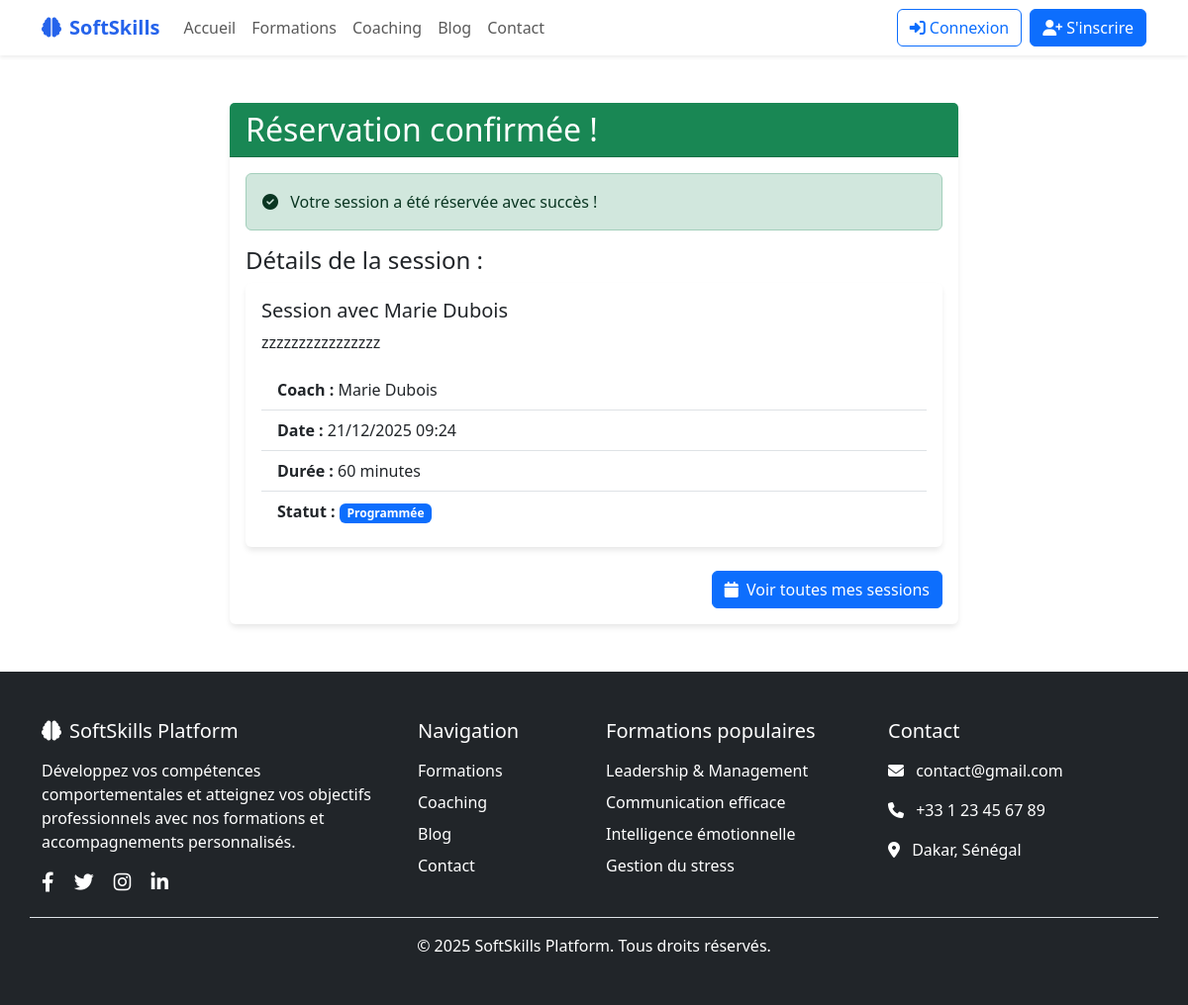
Page /coaching/session/1/ on the committed database.
### coaching/models.py (models this page shows, shortened)
class CoachingSession(models.Model):
    SESSION_TYPES = [
        ('individual', 'Individuel'),
        ('group', 'Groupe'),
        ('assessment', 'Évaluation'),
        ('follow_up', 'Suivi'),
    ]
    SESSION_STATUS = [
        ('scheduled', 'Programmée'),
        ('confirmed', 'Confirmée'),
        ('in_progress', 'En cours'),
        ('completed', 'Terminée'),
        ('cancelled', 'Annulée'),
    ]
    client = models.ForeignKey(
        'users.CustomUser',
        on_delete=models.CASCADE,
        related_name='coaching_sessions',
        verbose_name=_('client')
    )
    coach = models.ForeignKey(
        Coach,
        on_delete=models.CASCADE,
        related_name='sessions',
        verbose_name=_('coach')
    )
    session_type = models.CharField(
        _('type de session'),
        max_length=20,
        choices=SESSION_TYPES,
        default='individual'
    )
    title = models.CharField(_('titre'), max_length=200)
    description = models.TextField(_('description'), blank=True)
    scheduled_at = models.DateTimeField(_('programmée le'))
    duration_minutes = models.PositiveIntegerField(
        _('durée en minutes'),
        default=60
    )
    status = models.CharField(
        _('statut'),
        max_length=20,
        choices=SESSION_STATUS,
        default='scheduled'
    )
    meeting_link = models.URLField(_('lien de réunion'), blank=True)
    notes = models.TextField(_('notes'), blank=True)
    price = models.DecimalField(
        _('prix'),
        max_digits=10,
        decimal_places=2
    )
    is_paid = models.BooleanField(_('payé'), default=False)
    created_at = models.DateTimeField(_('créé le'), auto_now_add=True)
    updated_at = models.DateTimeField(_('modifié le'), auto_now=True)
    completed_at = models.DateTimeField(_('terminé le'), null=True, blank=True)
    class Meta:
        verbose_name = _('session de coaching')
        verbose_name_plural = _('sessions de coaching')
        ordering = ['-scheduled_at']

class Coach(models.Model):
    user = models.OneToOneField(
        'users.CustomUser',
        on_delete=models.CASCADE,
        related_name='coach_profile',
        verbose_name=_('utilisateur')
    )
    specialization = models.CharField(_('spécialisation'), max_length=200)
    experience_years = models.PositiveIntegerField(_('années d\'expérience'))
    bio = models.TextField(_('biographie'))
    hourly_rate = models.DecimalField(
        _('tarif horaire'),
        max_digits=10,
        decimal_places=2
    )
    is_available = models.BooleanField(_('disponible'), default=True)
    rating = models.DecimalField(
        _('note moyenne'),
        max_digits=3,
        decimal_places=2,
        default=0.00
    )
    created_at = models.DateTimeField(_('créé le'), auto_now_add=True)
    updated_at = models.DateTimeField(_('modifié le'), auto_now=True)
    class Meta:
        verbose_name = _('coach')
        verbose_name_plural = _('coachs')

### users/models.py (models this page shows, shortened)
class CustomUser(AbstractUser):
    phone = models.CharField(_('phone number'), max_length=20, blank=True)
    profile_picture = models.ImageField(
        upload_to='profile_pics/',
        null=True,
        blank=True
    )
    bio = models.TextField(_('bio'), max_length=500, blank=True)
    is_subscribed = models.BooleanField(_('abonné'), default=False)
    subscription_end_date = models.DateTimeField(
        _('date de fin d\'abonnement'),
        null=True,
        blank=True
    )
    class Meta:
        db_table = 'users_customuser'
        verbose_name = _('user')
        verbose_name_plural = _('users')

### coaching/views.py (the view)
# urls.py: path('session/<int:session_id>/', views.session_detail, name='session_detail'),
def session_detail(request, session_id):
    session = get_object_or_404(CoachingSession, id=session_id)
    return render(request, 'coaching/session_detail.html', {'session': session})

### templates/coaching/session_detail.html (shortened to what this page needs)
{% extends 'base.html' %}
{% block content %}
<div class="container my-5">
    <div class="row justify-content-center">
        <div class="col-md-8">
            <div class="card">
                <div class="card-header bg-success text-white">
                    <h2 class="mb-0">Réservation confirmée !</h2>
                </div>
                <div class="card-body">
                    <div class="alert alert-success">
                        <i class="fas fa-check-circle me-2"></i>
                        Votre session a été réservée avec succès !
                    </div>
                    <h4>Détails de la session :</h4>
                    <div class="card mb-4">
                        <div class="card-body">
                            <h5 class="card-title">{{ session.title }}</h5>
                            <p class="card-text">{{ session.description }}</p>
                            <ul class="list-group list-group-flush">
                                <li class="list-group-item">
                                    <strong>Coach :</strong> {{ session.coach.user.get_full_name }}
                                </li>
                                <li class="list-group-item">
                                    <strong>Date :</strong> {{ session.scheduled_at|date:"d/m/Y H:i" }}
                                </li>
                                <li class="list-group-item">
                                    <strong>Durée :</strong> {{ session.duration_minutes }} minutes
                                </li>
                                <li class="list-group-item">
                                    <strong>Statut :</strong>
                                    <span class="badge bg-primary">{{ session.get_status_display }}</span>
                                </li>
                            </ul>
                        </div>
                    </div>
                    <div class="d-grid gap-2 d-md-flex justify-content-md-end">
                        <a href="{% url 'coaching:my_sessions' %}" class="btn btn-primary">
                            <i class="fas fa-calendar me-1"></i> Voir toutes mes sessions
                        </a>
                    </div>
                </div>
            </div>
        </div>
    </div>
</div>
{% endblock %}

### templates/base.html (style rules this page uses)
:root { --primary-color: #2563eb; --secondary-color: #10b981; --accent-color: #f59e0b; }
.card { border: none; box-shadow: 0 4px 6px -1px rgba(0, 0, 0, 0.1); transition: transform 0.2s ease-in-out; }

### rows in the picture
CoachingSession: title "Session avec Marie Dubois", description "zzzzzzzzzzzzzzzz", coach.user.get_full_name "Marie Dubois", scheduled_at "21/12/2025 09:24", duration_minutes "60", status "Programmée"
